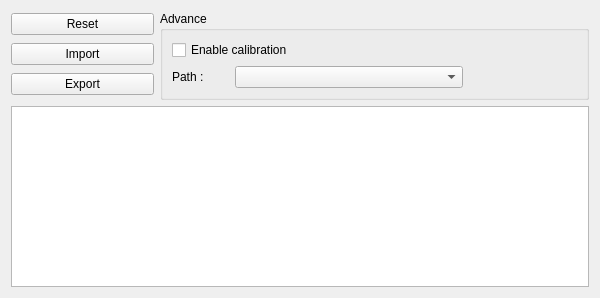
<?xml version="1.0" encoding="UTF-8"?>
<ui version="4.0">
 <class>qtvUIStorageR2Tune</class>
 <widget class="QWidget" name="qtvUIStorageR2Tune">
  <property name="geometry">
   <rect>
    <x>0</x>
    <y>0</y>
    <width>600</width>
    <height>298</height>
   </rect>
  </property>
  <property name="windowTitle">
   <string>Form</string>
  </property>
  <layout class="QVBoxLayout" name="verticalLayout">
   <item>
    <layout class="QHBoxLayout" name="layoutopts" stretch="2,6">
     <item>
      <layout class="QVBoxLayout" name="layout_0">
       <item>
        <widget class="QPushButton" name="btnreset">
         <property name="text">
          <string>Reset</string>
         </property>
        </widget>
       </item>
       <item>
        <widget class="QPushButton" name="btnimport">
         <property name="text">
          <string>Import</string>
         </property>
        </widget>
       </item>
       <item>
        <widget class="QPushButton" name="btnexport">
         <property name="text">
          <string>Export</string>
         </property>
        </widget>
       </item>
      </layout>
     </item>
     <item>
      <widget class="QGroupBox" name="gbadv">
       <property name="title">
        <string>Advance</string>
       </property>
       <layout class="QHBoxLayout" name="horizontalLayout" stretch="7">
        <item>
         <layout class="QVBoxLayout" name="layadv_0">
          <item>
           <widget class="QCheckBox" name="cbentune">
            <property name="text">
             <string>Enable calibration</string>
            </property>
           </widget>
          </item>
          <item>
           <layout class="QHBoxLayout" name="adv0" stretch="2,8,4">
            <item>
             <widget class="QLabel" name="lbpath">
              <property name="text">
               <string>Path : </string>
              </property>
             </widget>
            </item>
            <item>
             <widget class="QComboBox" name="cbpath"/>
            </item>
            <item>
             <spacer name="horizontalSpacer">
              <property name="orientation">
               <enum>Qt::Horizontal</enum>
              </property>
              <property name="sizeHint" stdset="0">
               <size>
                <width>40</width>
                <height>20</height>
               </size>
              </property>
             </spacer>
            </item>
           </layout>
          </item>
         </layout>
        </item>
       </layout>
      </widget>
     </item>
    </layout>
   </item>
   <item>
    <widget class="qtvUITableR2Tune" name="tabler2tune"/>
   </item>
  </layout>
 </widget>
 <customwidgets>
  <customwidget>
   <class>qtvUITableR2Tune</class>
   <extends>QTableWidget</extends>
   <header>ui/base/qtv_ui_storage.h</header>
  </customwidget>
 </customwidgets>
 <resources/>
 <connections/>
</ui>
